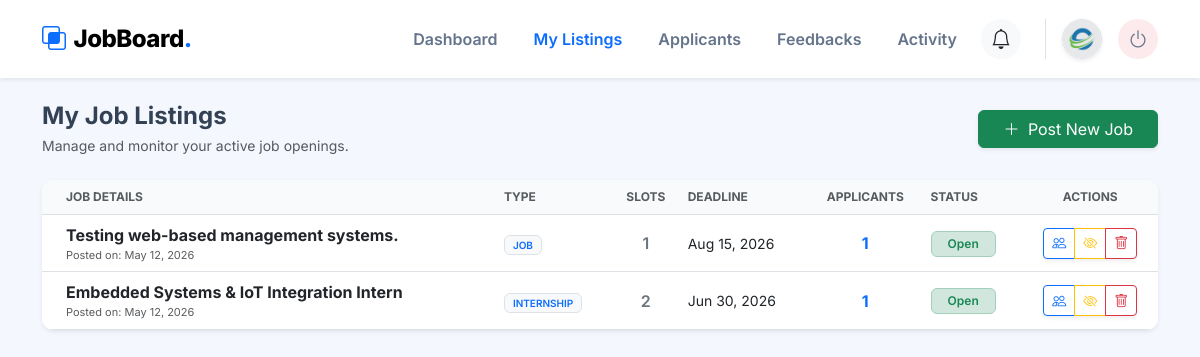
The page /company/my_listings.php (signed in) on the database its author committed.
### tables this page shows
CREATE TABLE `companies` (
  `id` int(11) NOT NULL,
  `user_id` int(11) NOT NULL,
  `company_name` varchar(150) NOT NULL,
  `industry` varchar(100) DEFAULT NULL,
  `profile_photo` varchar(255) DEFAULT NULL,
  `about` text DEFAULT NULL,
  `address` text DEFAULT NULL,
  `contact_person` varchar(100) DEFAULT NULL,
  `phone` varchar(20) DEFAULT NULL,
  `website` varchar(255) DEFAULT NULL,
  `status` enum('pending','approved','rejected') DEFAULT 'pending',
  `created_at` timestamp NOT NULL DEFAULT current_timestamp()
);

CREATE TABLE `job_listings` (
  `id` int(11) NOT NULL,
  `company_id` int(11) NOT NULL,
  `title` varchar(150) NOT NULL,
  `description` text NOT NULL,
  `requirements` text DEFAULT NULL,
  `type` enum('job','internship') NOT NULL DEFAULT 'internship',
  `slots` int(11) DEFAULT 1,
  `location` varchar(150) DEFAULT NULL,
  `salary` varchar(100) DEFAULT 'Unpaid / Not specified',
  `deadline` date DEFAULT NULL,
  `status` enum('open','closed') DEFAULT 'open',
  `created_at` timestamp NOT NULL DEFAULT current_timestamp()
);

### company/my_listings.php (the view, shortened to what this page needs)
<?php
include 'components/header.php';
include 'components/navbar.php';
$company_id = $company['id'];
$listings = $conn->query("
    SELECT j.*,
        (SELECT COUNT(*) FROM applications a WHERE a.job_id = j.id) AS total_applicants,
        (SELECT COUNT(*) FROM applications a WHERE a.job_id = j.id AND a.status = 'pending') AS new_applicants
    FROM job_listings j
    WHERE j.company_id = '$company_id'
    ORDER BY j.created_at DESC
");
?>
<div class="container pb-5">
    <div class="d-flex flex-column flex-md-row justify-content-between align-items-md-center mb-4 gap-3">
        <div>
            <h2 class="h4 fw-bold mb-1">My Job Listings</h2>
            <p class="text-muted small mb-0">Manage and monitor your active job openings.</p>
        </div>
        <a href="post_job.php" class="btn btn-success px-4 shadow-sm">
            <i class="bi bi-plus-lg me-1"></i> Post New Job
        </a>
    </div>
    <div class="card shadow-sm border-0 overflow-hidden">
        <div class="table-responsive">
            <table class="table align-middle table-hover mb-0">
                <thead class="table-light">
                    <tr>
                        <th class="ps-4 text-uppercase small fw-bold text-muted">Job Details</th>
                        <th class="text-uppercase small fw-bold text-muted">Type</th>
                        <th class="text-center text-uppercase small fw-bold text-muted">Slots</th>
                        <th class="text-uppercase small fw-bold text-muted">Deadline</th>
                        <th class="text-center text-uppercase small fw-bold text-muted">Applicants</th>
                        <th class="text-uppercase small fw-bold text-muted">Status</th>
                        <th class="text-center text-uppercase small fw-bold text-muted">Actions</th>
                    </tr>
                </thead>
                <tbody>
                    <?php if ($listings->num_rows > 0): ?>
                        <?php while ($job = $listings->fetch_assoc()): ?>
                            <tr>
                                <td class="ps-4">
                                    <div class="fw-bold text-dark"><?= htmlspecialchars($job['title']) ?></div>
                                    <div class="text-muted" style="font-size: 11px;">Posted on: <?= date('M d, Y', strtotime($job['created_at'])) ?></div>
                                </td>
                                <td>
                                    <span class="badge bg-light text-primary border px-2 py-1 text-uppercase" style="font-size: 10px;">
                                        <?= $job['type'] ?>
                                    </span>
                                </td>
                                <td class="text-center fw-semibold text-secondary">
                                    <?= $job['slots'] ?>
                                </td>
                                <td class="small">
                                    <?= $job['deadline'] ? date('M d, Y', strtotime($job['deadline'])) : '<span class="text-muted">No deadline</span>' ?>
                                </td>
                                <td class="text-center">
                                    <a href="applicants.php?job_id=<?= $job['id'] ?>" class="text-decoration-none">
                                        <span class="h6 fw-bold text-primary mb-0"><?= $job['total_applicants'] ?></span>
                                    </a>
                                </td>
                                <td>
                                    <?php if ($job['status'] === 'open'): ?>
                                        <span class="badge bg-success-subtle text-success border border-success-subtle px-3">Open</span>
                                    <?php else: ?>
                                        <span class="badge bg-secondary-subtle text-secondary border border-secondary-subtle px-3">Closed</span>
                                    <?php endif; ?>
                                </td>
                                <td class="text-center">
                                    <div class="btn-group shadow-sm" role="group">
                                        <a href="applicants.php?job_id=<?= $job['id'] ?>" class="btn btn-outline-primary btn-sm" title="View Applicants">
                                            <i class="bi bi-people"></i>
                                        </a>
                                        <button type="button" class="btn btn-outline-<?= $job['status'] === 'open' ? 'warning' : 'info' ?> btn-sm"
                                                data-bs-toggle="modal" data-bs-target="#toggleModal<?= $job['id'] ?>"
                                                title="<?= $job['status'] === 'open' ? 'Close Listing' : 'Reopen Listing' ?>">
                                            <i class="bi bi-<?= $job['status'] === 'open' ? 'eye-slash' : 'eye' ?>"></i>
                                        </button>
                                        <button type="button" class="btn btn-outline-danger btn-sm"
                                                data-bs-toggle="modal" data-bs-target="#deleteModal<?= $job['id'] ?>"
                                                title="Delete Listing">
                                            <i class="bi bi-trash"></i>
                                        </button>
                                    </div>
                                </td>
                            </tr>
                        <?php endwhile; ?>
                    <?php endif; ?>
                </tbody>
            </table>
        </div>
    </div>
</div>
</body>
</html>

### company/components/header.php (shortened to what this page needs)
<?php
require_once '../config/db.php';
$user_id = $_SESSION['user_id'];
$company = $conn->query("
    SELECT c.*, u.email, u.username
    FROM companies c
    JOIN users u ON u.id = c.user_id
    WHERE u.id = '$user_id'
")->fetch_assoc();
?>
<!DOCTYPE html>
<html lang="en">
<head>
    <link href="https://cdn.jsdelivr.net/npm/bootstrap@5.3.0/dist/css/bootstrap.min.css" rel="stylesheet">
    <link rel="stylesheet" href="https://cdn.jsdelivr.net/npm/bootstrap-icons@1.10.0/font/bootstrap-icons.css">
</head>
<body>

### company/components/navbar.php (shortened to what this page needs)
<?php
$current_page = basename($_SERVER['PHP_SELF']);
?>
<nav class="navbar navbar-expand-lg navbar-light bg-white sticky-top mb-4 shadow-sm py-3">
    <div class="container">
        <a class="navbar-brand fw-800 fs-4 d-flex align-items-center" href="dashboard.php" style="letter-spacing: -0.5px;">
            <i class="bi bi-intersect text-primary me-2"></i>
            <span>JobBoard<span class="text-primary">.</span></span>
        </a>
        <div class="collapse navbar-collapse" id="navbarNav">
            <ul class="navbar-nav ms-auto align-items-center gap-1">
                <li class="nav-item">
                    <a class="nav-link px-3 fw-600 <?= $current_page == 'dashboard.php' ? 'text-primary active' : 'text-muted' ?>" href="dashboard.php">Dashboard</a>
                </li>
                <li class="nav-item">
                    <a class="nav-link px-3 fw-600 <?= $current_page == 'my_listings.php' ? 'text-primary active' : 'text-muted' ?>" href="my_listings.php">My Listings</a>
                </li>
                <li class="nav-item">
                    <a class="nav-link px-3 fw-600 <?= $current_page == 'applicants.php' ? 'text-primary active' : 'text-muted' ?>" href="applicants.php">Applicants</a>
                </li>
                <li class="nav-item">
                    <a class="nav-link px-3 fw-600 <?= $current_page == 'feedbacks.php' ? 'text-primary active' : 'text-muted' ?>" href="feedbacks.php">Feedbacks</a>
                </li>
                <li class="nav-item">
                    <a class="nav-link px-3 fw-600 <?= $current_page == 'activity.php' ? 'text-primary active' : 'text-muted' ?>" href="activity.php">Activity</a>
                </li>
                <li class="nav-item dropdown mx-1">
                    <a class="nav-link position-relative d-flex align-items-center justify-content-center bg-light rounded-circle"
                       href="#" id="notifDropdown" role="button" data-bs-toggle="dropdown" aria-expanded="false"
                       style="width: 40px; height: 40px;">
                        <i class="bi bi-bell fs-5 text-dark"></i>
                    </a>
                </li>
                <li class="nav-item ms-lg-3 d-flex align-items-center gap-2 border-start ps-lg-3 mt-3 mt-lg-0">
                    <a class="nav-link p-0" href="profile.php" title="Profile">
                        <?php if (!empty($company['profile_photo'])): ?>
                            <img src="../uploads/company_logos/<?= htmlspecialchars($company['profile_photo']) ?>"
                                 class="rounded-circle object-fit-cover shadow-sm border"
                                 style="width: 40px; height: 40px;"
                                 alt="Logo">
                        <?php endif; ?>
                    </a>
                    <a class="nav-link p-0 text-danger ms-2" href="#" data-bs-toggle="modal" data-bs-target="#logoutModal">
                        <div class="bg-danger bg-opacity-10 rounded-circle d-flex align-items-center justify-content-center" style="width: 40px; height: 40px;">
                            <i class="bi bi-power fs-5"></i>
                        </div>
                    </a>
                </li>
            </ul>
        </div>
    </div>
</nav>

### company/components/header.php (style rules this page uses)
body { font-family: 'Inter', sans-serif; background-color: #f4f7fe; color: #334155; }
.navbar { background-color: #ffffff !important; box-shadow: 0 2px 10px rgba(0,0,0,0.05); }
.nav-link { font-weight: 500; color: #64748b !important; transition: all 0.3s; }
.nav-link:hover, .nav-link.active { color: #10b981 !important; }
.card { border: none; border-radius: 12px; box-shadow: 0 4px 12px rgba(0,0,0,0.03); }
.table thead th { background-color: #f8fafc; text-transform: uppercase; font-size: 0.75rem; color: #64748b; }
.badge { padding: 0.5em 0.8em; border-radius: 6px; font-weight: 600; }

### company/components/navbar.php (style rules this page uses)
.fw-800 { font-weight: 800; }
.fw-600 { font-weight: 600; }
.nav-link.active { color: #0d6efd !important; position: relative; }
.object-fit-cover { object-fit: cover !important; }

### rows shown on the page
companies: profile_photo (picture)
job_listings: title "Testing web-based management systems.", created_at "May 12, 2026", type "JOB", slots "1", deadline "Aug 15, 2026", total_applicants "1", status "Open"
job_listings: title "Embedded Systems & IoT Integration Intern", created_at "May 12, 2026", type "INTERNSHIP", slots "2", deadline "Jun 30, 2026", total_applicants "1", status "Open"
